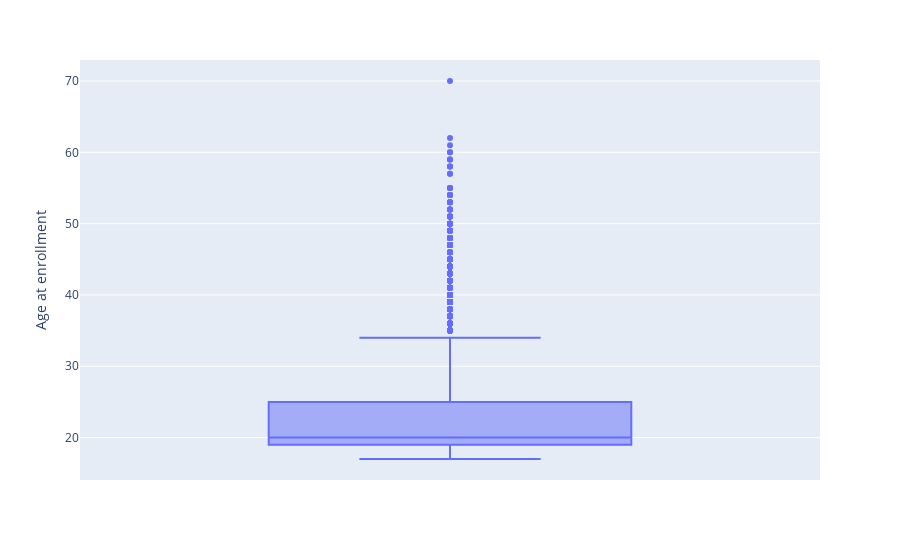

Source (notebook cell):
### Markdown cell above
existe uma clara relação entre a situação financeira de um aluno e a sua probabilidade de concluir sua Graduação.

### Code cell
fig = px.box(df, y='Age at enrollment')
fig.show()

### Figure 1 — Plotly figure (JSON) as saved in the notebook; plotly's stock layout.template omitted (floating-point values rounded to 4 significant figures; data arrays with more than 128 entries replaced by an {"elided": "..."} marker saying what was removed)
{"data": [{"alignmentgroup": "True", "hovertemplate": "Age at enrollment=%{y}<extra></extra>", "legendgroup": "", "marker": {"color": "#636efa"}, "name": "", "notched": false, "offsetgroup": "", "orientation": "v", "showlegend": false, "type": "box", "x0": " ", "xaxis": "x", "y": {"elided": "4424 int values"}, "y0": " ", "yaxis": "y"}], "layout": {"boxmode": "group", "legend": {"tracegroupgap": 0}, "margin": {"t": 60}, "xaxis": {"anchor": "y", "domain": [0, 1]}, "yaxis": {"anchor": "x", "domain": [0, 1], "title": {"text": "Age at enrollment"}}}}
